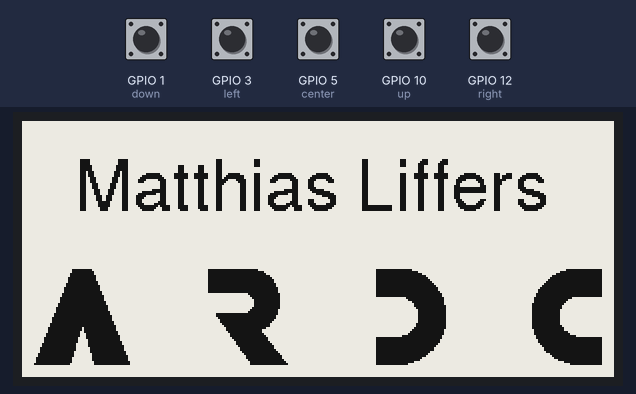
Simulated run of this sketch. Board: ESP8266 (NodeMCU). On the bench: 296×128 one-colour display. Inputs (shaded band) come from the test bench; at power-on: GPIO 1 (down), GPIO 3 (left), GPIO 5 (center), GPIO 10 (up), GPIO 12 (right) HIGH.

Above: at 3.2 s.
3.3 s: GPIO 1 (down) pulled LOW for 0.15 s
At 6.1 s:
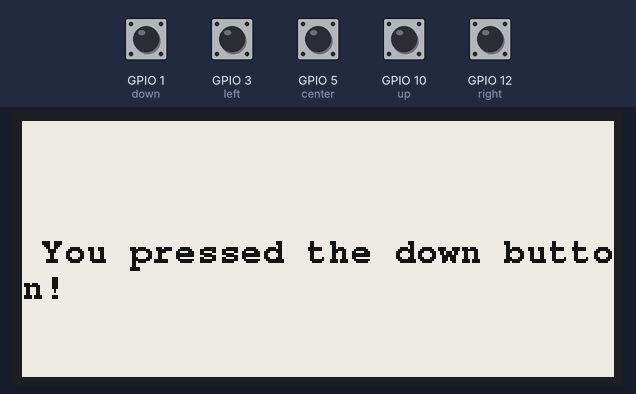
6.4 s: GPIO 3 (left) pulled LOW for 0.15 s
At 8.9 s:
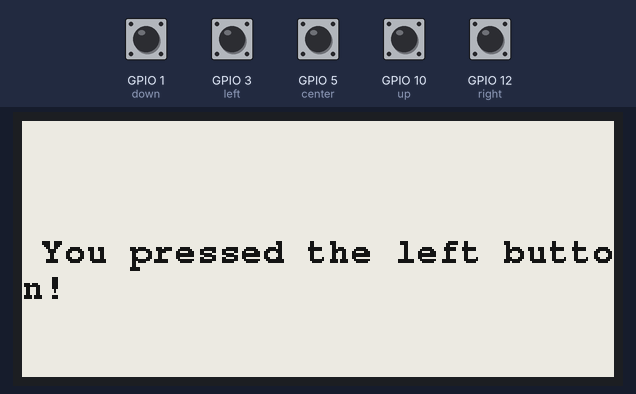
9.5 s: GPIO 5 (center) pulled LOW for 0.15 s
At 12.3 s:
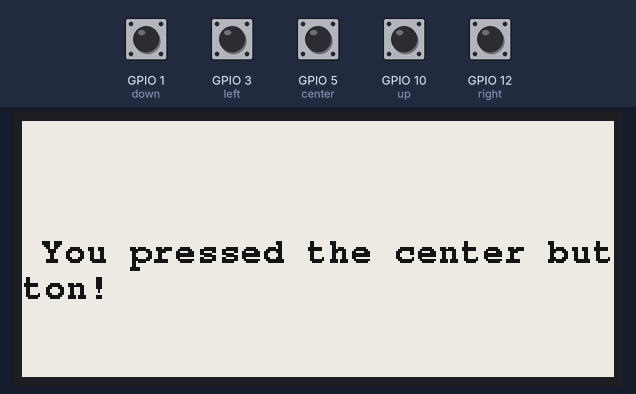
12.6 s: GPIO 10 (up) pulled LOW for 0.15 s
At 15.4 s:
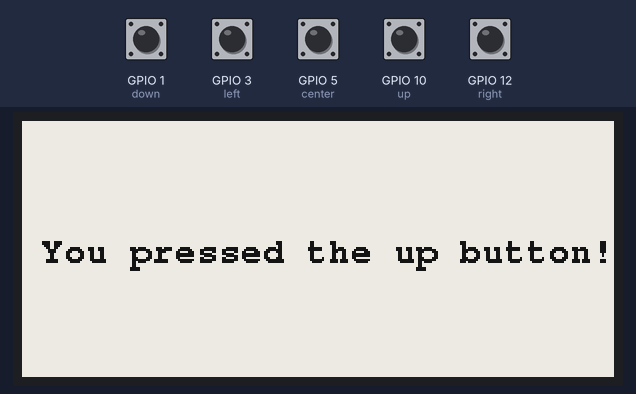
15.7 s: GPIO 12 (right) pulled LOW for 0.15 s
At 18.4 s:
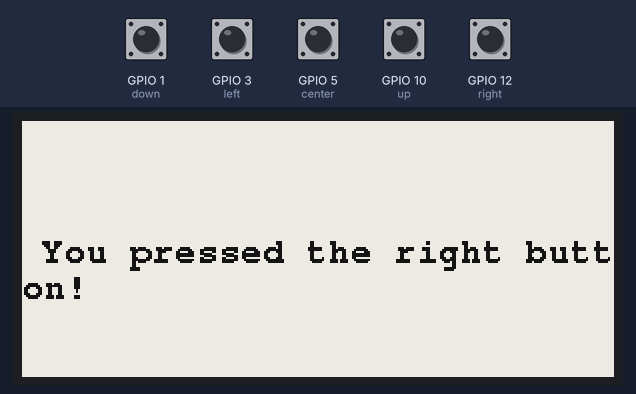
18.8 s: GPIO 1 (down) pulled LOW for 1 s
At 22.0 s:
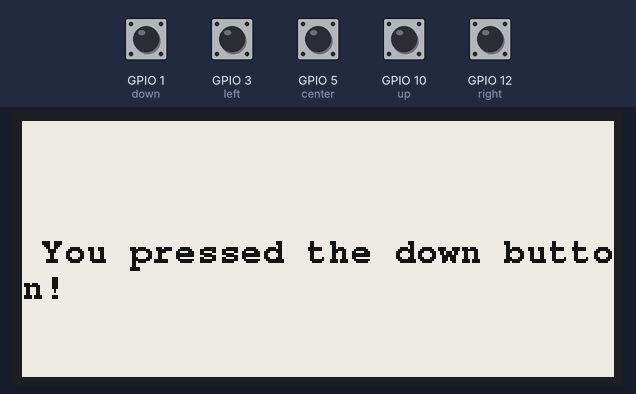
Timing chart, 0 to 23.3 s (numbered marks = the images above; inputs shaded):
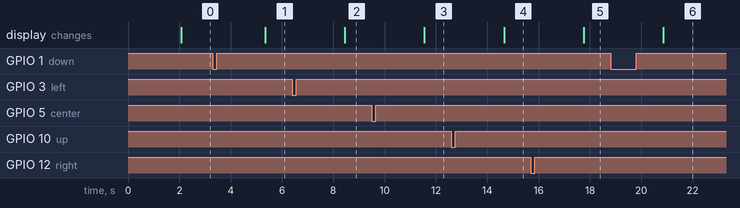

The sketch:

nameBadge.ino
```cpp
  /* e-paper display lib */
#include <GxEPD.h>
#include <GxGDEH029A1/GxGDEH029A1.h>
#include <GxIO/GxIO_SPI/GxIO_SPI.h>
#include <GxIO/GxIO.h>
/* include any other fonts you want to use https://github.com/adafruit/Adafruit-GFX-Library */
#include <Fonts/FreeMonoBold9pt7b.h>
#include <Fonts/FreeSansBoldOblique24pt7b.h>
#include <Fonts/FreeSans18pt7b.h>
#include <Fonts/FreeSerif18pt7b.h>
/* WiFi  libs*/
#include <ESP8266WiFi.h>
#include <WiFiClient.h>
#include <DNSServer.h>
#include <ESP8266WebServer.h>
#include <ESP8266HTTPUpdateServer.h>
#include <WiFiManager.h>

#include "ardc.h"

/* change this to your name, you may have to adjust font size and cursor location in showHello() to perfectly center the text */
const char* name = "Matthias Liffers";

/* Always include the update server, or else you won't be able to do OTA updates! */
/**/const int port = 8888;
/**/ESP8266WebServer httpServer(port);
/**/ESP8266HTTPUpdateServer httpUpdater;
/*                                                                                */

/* Configure pins for display */
GxIO_Class io(SPI, SS, 0, 2);
GxEPD_Class display(io); // default selection of D4, D2

/* A single byte is used to store the button states for debouncing */
byte buttonState = 0;
byte lastButtonState = 0;   //the previous reading from the input pin
unsigned long lastDebounceTime = 0;  //the last time the output pin was toggled
unsigned long debounceDelay = 50;    //the debounce time

void setup()
{
  display.init();

  pinMode(1,INPUT_PULLUP); //down
  pinMode(3,INPUT_PULLUP); //left
  pinMode(5,INPUT_PULLUP); //center
  pinMode(12,INPUT_PULLUP); //right
  pinMode(10,INPUT_PULLUP); //up

  /* Enter OTA mode if the center button is pressed */
  if(digitalRead(5)  == 0){
    /* WiFi Manager automatically connects using the saved credentials, if that fails it will go into AP mode */
    WiFiManager wifiManager;
    wifiManager.setAPCallback(configModeCallback);
    wifiManager.autoConnect("Badgy AP");
    /* Once connected to WiFi, startup the OTA update server if the center button is held on boot */
    httpUpdater.setup(&httpServer);
    httpServer.begin();
    showIP();
    while(1){
      httpServer.handleClient();
    }
  }
  showHello(); //show "Hello my name is" immediately on boot
}

void loop()
{
  byte reading =  (digitalRead(1)  == 0 ? 0 : (1<<0)) | //down
                  (digitalRead(3)  == 0 ? 0 : (1<<1)) | //left
                  (digitalRead(5)  == 0 ? 0 : (1<<2)) | //center
                  (digitalRead(12) == 0 ? 0 : (1<<3)) | //right
                  (digitalRead(10) == 0 ? 0 : (1<<4));  //up

  if(reading != lastButtonState){
    lastDebounceTime = millis();
  }
  if((millis() - lastDebounceTime) > debounceDelay){
    if(reading != buttonState){
      buttonState = reading;
      for(int i=0; i<5; i++){
        if(bitRead(buttonState, i) == 0){
          switch(i){
            case 0:
              //do something when the user presses down
              showText("You pressed the down button!");
              break;
            case 1:
              //do something when the user presses left
              showText("You pressed the left button!");
              break;
            case 2:
              //do something when the user presses center
              showText("You pressed the center button!");
              break;
            case 3:
              //do something when the user presses right
              showText("You pressed the right button!");
              break;
            case 4:
              //do something when the user presses up
              showText("You pressed the up button!");
              break;
            default:
              break;
          }
        }
      }
    }
  }
  lastButtonState = reading;
}

void configModeCallback (WiFiManager *myWiFiManager){
  display.setRotation(3); //even = portrait, odd = landscape
  display.fillScreen(GxEPD_WHITE);
  const GFXfont* f = &FreeMonoBold9pt7b ;
  display.setTextColor(GxEPD_BLACK);
  display.setFont(f);
  display.setCursor(0,50);
  display.println("Connect to Badgy AP");
  display.println("to setup your WiFi!");
  display.update();
}

void showText(char *text)
{
  display.setRotation(3); //even = portrait, odd = landscape
  display.fillScreen(GxEPD_WHITE);
  const GFXfont* f = &FreeMonoBold9pt7b ;
  display.setTextColor(GxEPD_BLACK);
  display.setFont(f);
  display.setCursor(10,70);
  display.println(text);
  display.update();
}

void showIP(){
  display.setRotation(3); //even = portrait, odd = landscape
  display.fillScreen(GxEPD_WHITE);
  const GFXfont* f = &FreeMonoBold9pt7b ;
  display.setTextColor(GxEPD_BLACK);
  display.setFont(f);
  display.setCursor(0,10);

  String url = WiFi.localIP().toString() + ":"+String(port)+"/update";
  byte charArraySize = url.length() + 1;
  char urlCharArray[charArraySize];
  url.toCharArray(urlCharArray, charArraySize);

  display.println("You are now connected!");
  display.println("");
  display.println("Go to:");
  display.println(urlCharArray);
  display.println("to upload a new sketch.");
  display.update();
}

void showHello() {
  display.setRotation(3);
  display.fillScreen(GxEPD_WHITE);
  display.drawBitmap(ardc, 0, 0, 296, 128, GxEPD_WHITE);
  const GFXfont* f = &FreeSans18pt7b;
  display.setTextColor(GxEPD_BLACK);
  display.setFont(f);
  display.setCursor(26,44);
  display.println(name);
  display.update();
}
```

Source omitted: ardc.h (data table, 29156 bytes)

Measured:
- after the input at 3.3 s, the display: changes after 2.1 s (image 1)
- after the input at 6.4 s, the display: changes after 2.1 s (image 2)
- after the input at 9.5 s, the display: changes after 2.1 s (image 3)
- after the input at 12.6 s, the display: changes after 2.1 s (image 4)
- after the input at 15.7 s, the display: changes after 2.1 s (image 5)
- after the input at 18.8 s, the display: changes after 2.1 s (image 6)
